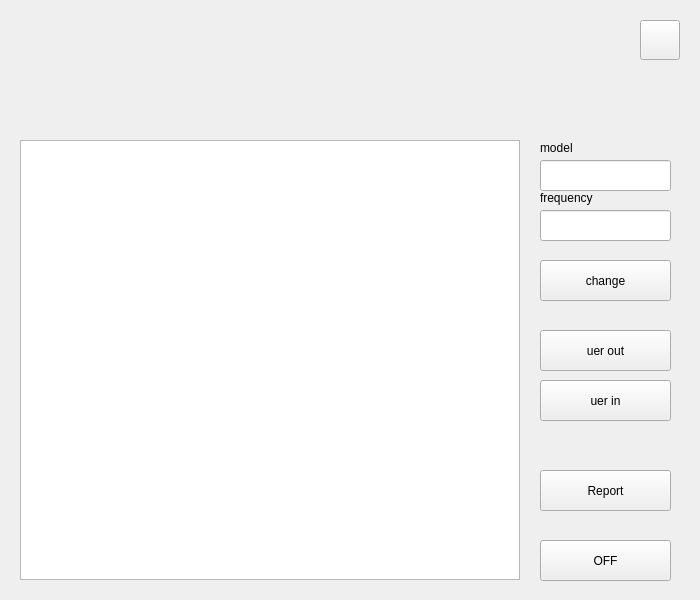
<?xml version="1.0" encoding="UTF-8"?>
<ui version="4.0">
 <class>MainCharge</class>
 <widget class="QWidget" name="MainCharge">
  <property name="geometry">
   <rect>
    <x>0</x>
    <y>0</y>
    <width>700</width>
    <height>600</height>
   </rect>
  </property>
  <property name="windowTitle">
   <string>Form</string>
  </property>
  <widget class="QTextEdit" name="status">
   <property name="geometry">
    <rect>
     <x>20</x>
     <y>140</y>
     <width>500</width>
     <height>440</height>
    </rect>
   </property>
  </widget>
  <widget class="QPushButton" name="modelC">
   <property name="geometry">
    <rect>
     <x>540</x>
     <y>260</y>
     <width>131</width>
     <height>41</height>
    </rect>
   </property>
   <property name="text">
    <string>change</string>
   </property>
  </widget>
  <widget class="QPushButton" name="report">
   <property name="geometry">
    <rect>
     <x>540</x>
     <y>470</y>
     <width>131</width>
     <height>41</height>
    </rect>
   </property>
   <property name="text">
    <string>Report</string>
   </property>
  </widget>
  <widget class="QPushButton" name="userinout">
   <property name="geometry">
    <rect>
     <x>540</x>
     <y>380</y>
     <width>131</width>
     <height>41</height>
    </rect>
   </property>
   <property name="text">
    <string>uer in</string>
   </property>
  </widget>
  <widget class="QPushButton" name="quit">
   <property name="geometry">
    <rect>
     <x>640</x>
     <y>20</y>
     <width>40</width>
     <height>40</height>
    </rect>
   </property>
   <property name="text">
    <string/>
   </property>
  </widget>
  <widget class="QLineEdit" name="themodel">
   <property name="geometry">
    <rect>
     <x>540</x>
     <y>160</y>
     <width>131</width>
     <height>31</height>
    </rect>
   </property>
  </widget>
  <widget class="QLineEdit" name="theFre">
   <property name="geometry">
    <rect>
     <x>540</x>
     <y>210</y>
     <width>131</width>
     <height>31</height>
    </rect>
   </property>
  </widget>
  <widget class="QLabel" name="model">
   <property name="geometry">
    <rect>
     <x>540</x>
     <y>140</y>
     <width>81</width>
     <height>16</height>
    </rect>
   </property>
   <property name="styleSheet">
    <string notr="true">font: 11pt &quot;黑体&quot;;
font-color:: rgb(238, 238, 238);</string>
   </property>
   <property name="text">
    <string>model</string>
   </property>
  </widget>
  <widget class="QLabel" name="fre">
   <property name="geometry">
    <rect>
     <x>540</x>
     <y>190</y>
     <width>101</width>
     <height>16</height>
    </rect>
   </property>
   <property name="styleSheet">
    <string notr="true">font: 11pt &quot;黑体&quot;;
font-color:: rgb(238, 238, 238);</string>
   </property>
   <property name="text">
    <string>frequency</string>
   </property>
  </widget>
  <widget class="QPushButton" name="onoff">
   <property name="geometry">
    <rect>
     <x>540</x>
     <y>540</y>
     <width>131</width>
     <height>41</height>
    </rect>
   </property>
   <property name="text">
    <string>OFF</string>
   </property>
  </widget>
  <widget class="QPushButton" name="userout">
   <property name="geometry">
    <rect>
     <x>540</x>
     <y>330</y>
     <width>131</width>
     <height>41</height>
    </rect>
   </property>
   <property name="text">
    <string>uer out</string>
   </property>
  </widget>
  <widget class="QLabel" name="label">
   <property name="geometry">
    <rect>
     <x>0</x>
     <y>0</y>
     <width>700</width>
     <height>600</height>
    </rect>
   </property>
   <property name="styleSheet">
    <string notr="true"/>
   </property>
   <property name="text">
    <string/>
   </property>
  </widget>
  <zorder>label</zorder>
  <zorder>status</zorder>
  <zorder>modelC</zorder>
  <zorder>report</zorder>
  <zorder>userinout</zorder>
  <zorder>quit</zorder>
  <zorder>themodel</zorder>
  <zorder>theFre</zorder>
  <zorder>model</zorder>
  <zorder>fre</zorder>
  <zorder>onoff</zorder>
  <zorder>userout</zorder>
 </widget>
 <resources/>
 <connections/>
</ui>
